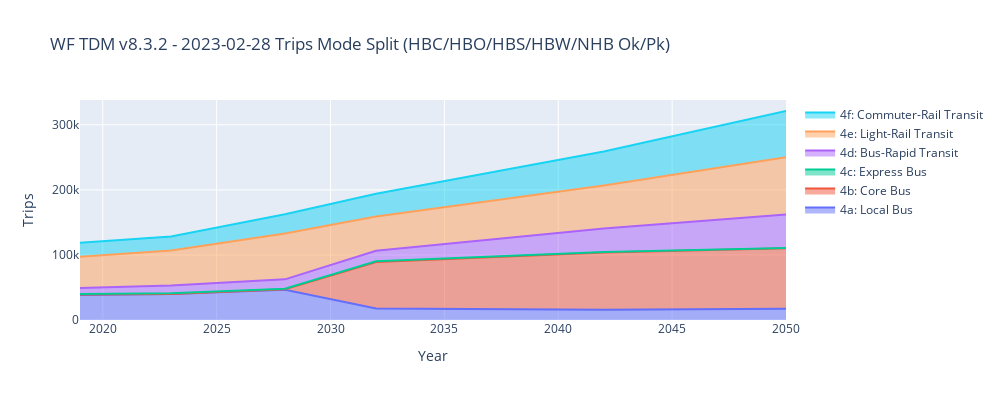
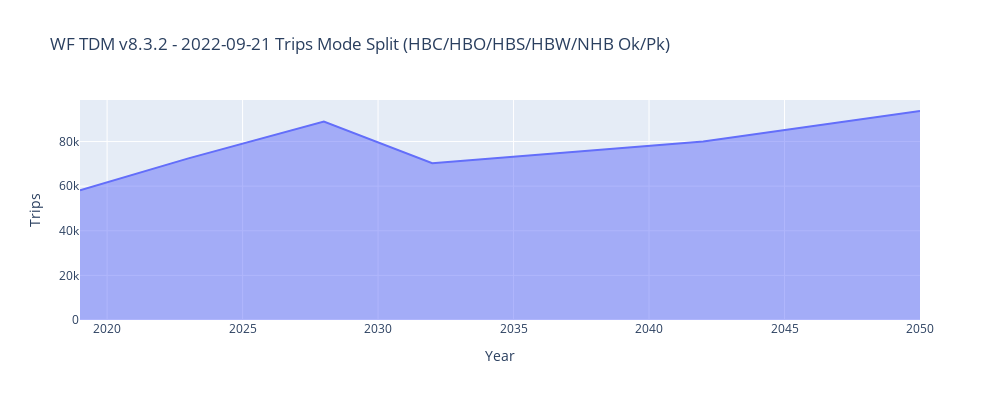

Notebook code for these charts, in order:
### Code cell
# MAKE INTERACTIVE CHART
#py.offline.init_notebook_mode(connected=True)

from ipywidgets import Layout

lstTdmVersionsWithDate = sorted(dfTransitSummaryPlotData['tdmVersionWithDate'].unique().tolist())
lstScenarioGroups      = sorted(dfTransitSummaryPlotData['scenarioGroup'     ].unique().tolist())
lstModes               = sorted(dfTransitSummaryPlotData['modeGroup'         ].unique().tolist())
lstTripPurp            = sorted(dfTransitSummaryPlotData['TRIPPURP'          ].unique().tolist())
lstPeriod              = sorted(dfTransitSummaryPlotData['PERIOD'            ].unique().tolist())

# remove include in all list
lstScenarioGroups = [i for i in lstScenarioGroups if i not in lstIncludeInAll] 

selectTdmVersionWithDate = widgets.Select        (options=lstTdmVersionWithDate, value=(lstTdmVersionsWithDate[2]          ), description='TDM Version'   , layout=Layout(display="flex", flex_flow='row'))
selectScenarioGroup      = widgets.Select        (options=lstScenarioGroups    , value=('RTP'                              ), description='Scenario Group', layout=Layout(display="flex", flex_flow='row'))
selectModes              = widgets.SelectMultiple(options=lstModes             , value=(lstModes[7:13]                     ), description='Mode Group'    , layout=Layout(display="flex", flex_flow='row'))
selectTripPurps          = widgets.SelectMultiple(options=lstTripPurp          , value=(lstTripPurp                        ), description='Purpose'       , layout=Layout(display="flex", flex_flow='row'))
selectPeriods            = widgets.SelectMultiple(options=lstPeriod            , value=(lstPeriod                          ), description='Periods'       , layout=Layout(display="flex", flex_flow='row'))


# create output widget to display filtered DataFrame
output = widgets.Output()
hbox = widgets.HBox([selectTdmVersionWithDate, selectScenarioGroup, selectModes, selectTripPurps, selectPeriods])
# create interactive widget
interactive_output = widgets.interactive_output(update_plot_stackedarea, {'tdmVersionWithDate': selectTdmVersionWithDate, 'scenarioGroup':selectScenarioGroup, 'modeGroups':selectModes, 'trippurps':selectTripPurps, 'periods':selectPeriods})

display(hbox, interactive_output)
display(output)
#ADD RAW OBSERVED CURVES

### Figure 1 — Plotly figure (JSON) as saved in the notebook; plotly's stock layout.template omitted (floating-point values rounded to 4 significant figures)
{"data": [{"mode": "lines", "name": "4a: Local Bus", "stackgroup": "one", "type": "scatter", "x": [2019, 2023, 2028, 2032, 2042, 2050], "y": [38575, 40096, 46528, 17545, 15943, 17404]}, {"mode": "lines", "name": "4b: Core Bus", "stackgroup": "one", "type": "scatter", "x": [2019, 2023, 2028, 2032, 2042, 2050], "y": [667, 0, 800, 71503, 87717, 92781]}, {"mode": "lines", "name": "4c: Express Bus", "stackgroup": "one", "type": "scatter", "x": [2019, 2023, 2028, 2032, 2042, 2050], "y": [532, 875, 814, 1174, 1039, 460]}, {"mode": "lines", "name": "4d: Bus-Rapid Transit", "stackgroup": "one", "type": "scatter", "x": [2019, 2023, 2028, 2032, 2042, 2050], "y": [9549, 12218, 14327, 16262, 35759, 51436]}, {"mode": "lines", "name": "4e: Light-Rail Transit", "stackgroup": "one", "type": "scatter", "x": [2019, 2023, 2028, 2032, 2042, 2050], "y": [47727, 53621, 70599, 52535, 66425, 88203]}, {"mode": "lines", "name": "4f: Commuter-Rail Transit", "stackgroup": "one", "type": "scatter", "x": [2019, 2023, 2028, 2032, 2042, 2050], "y": [21757, 21554, 29428, 35154, 52055, 70947]}], "layout": {"height": 400, "title": {"text": "WF TDM v8.3.2 - 2023-02-28 Trips Mode Split (HBC/HBO/HBS/HBW/NHB Ok/Pk)"}, "width": 1000, "xaxis": {"title": {"text": "Year"}}, "yaxis": {"title": {"text": "Trips"}}}}

### Figure 2 — Plotly figure (JSON) as saved in the notebook; plotly's stock layout.template omitted (floating-point values rounded to 4 significant figures)
{"data": [{"mode": "lines", "name": "4e: Light-Rail Transit", "stackgroup": "one", "type": "scatter", "x": [2019, 2023, 2028, 2032, 2042, 2050], "y": [58192, 72467, 89013, 70293, 80041, 93703]}], "layout": {"height": 400, "title": {"text": "WF TDM v8.3.2 - 2022-09-21 Trips Mode Split (HBC/HBO/HBS/HBW/NHB Ok/Pk)"}, "width": 1000, "xaxis": {"title": {"text": "Year"}}, "yaxis": {"title": {"text": "Trips"}}}}
